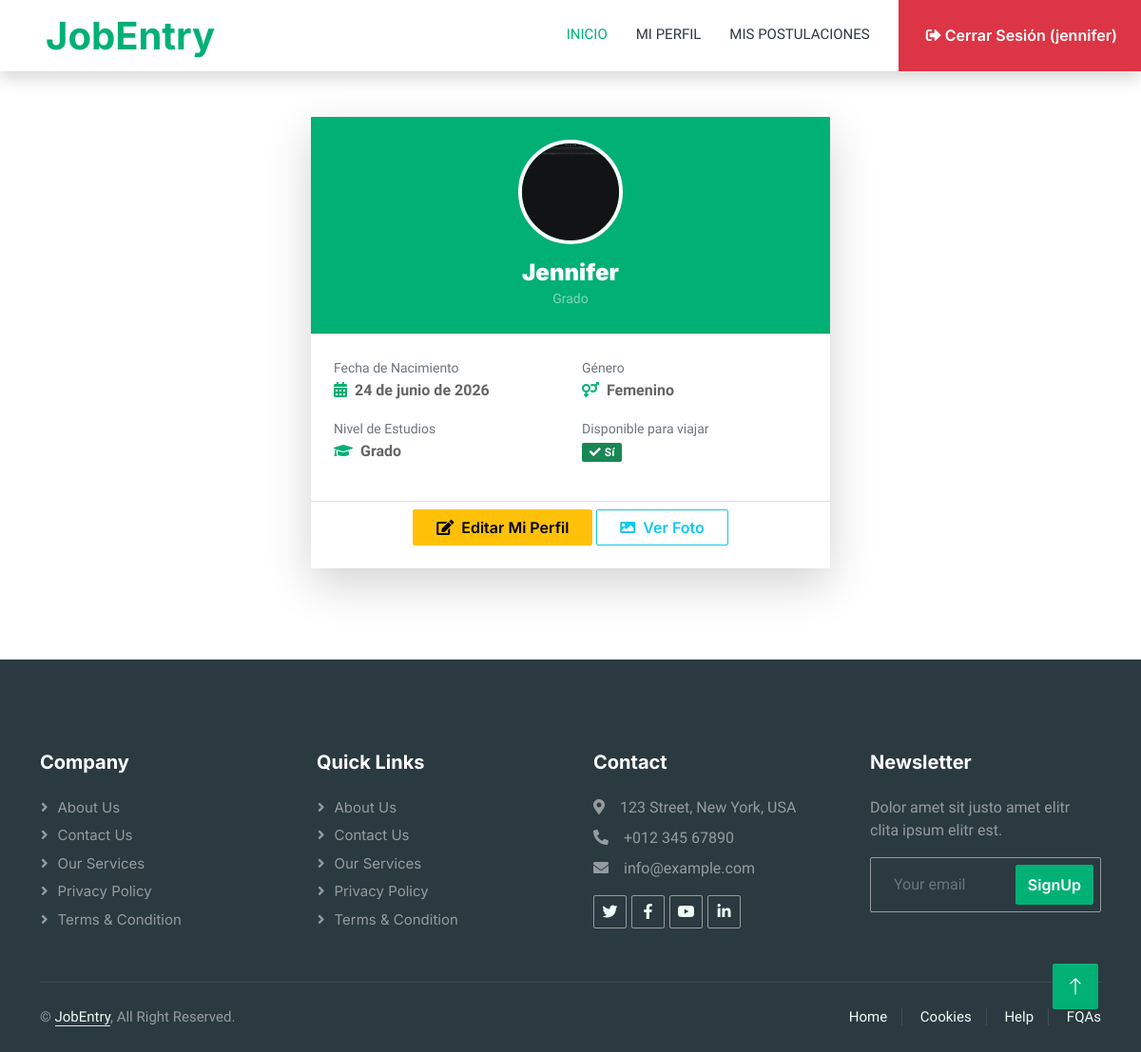
The app's page /listadoCandidatos/ (signed in) with its own data.
### empleo/models.py (models this page shows)
class Candidato(models.Model):
    GENERO_OPCIONES = [
        ('M', 'Masculino'),
        ('F', 'Femenino'),
        ('O', 'Otro'),
    ]
    NIVEL_ESTUDIOS_OPCIONES = [
        ('GRADO', 'Grado'),
        ('MASTER', 'Máster'),
        ('DOCTORADO', 'Doctorado'),
    ]
    usuario = models.OneToOneField(User, on_delete=models.CASCADE)
    foto = models.FileField(upload_to='empleo',null=True,blank=True)
    nombre_completo = models.CharField(max_length=150)
    fecha_nacimiento = models.DateField()
    genero = models.CharField(max_length=1, choices=GENERO_OPCIONES)
    nivel_estudios = models.CharField(max_length=10, choices=NIVEL_ESTUDIOS_OPCIONES)
    disponible_viajar = models.BooleanField(default=False)

### empleo/views.py (the view)
# urls.py: path('listadoCandidatos/', views.listadoCandidatos),
@login_required
def listadoCandidatos(request):
    if request.user.is_staff:
        candidatos = Candidato.objects.all()
    else:
        candidatos = Candidato.objects.filter(usuario=request.user)
    return render(request, 'listadoCandidatos.html', {'candidatos': candidatos})

### empleo/templates/listadoCandidatos.html
{% extends "./plantillaPrin.html" %}
{% block contenido %}
{% if user.is_staff %}
<center>
    <br>
    <h1><b>Candidatos Registrados</b>
        <a href="/nuevoCandidato/" class="btn btn-info">
            <i class="fas fa-plus-circle"></i> Agregar Nuevo
        </a>
    </h1>
    <hr>
</center>
<br>
<div class="row">
    <div class="col-md-1"></div>
    <div class="col-md-10">
        <table id="tbl_candidatos" class="table table-striped table-bordered">
            <thead>
                <tr>
                    <th>ID</th>
                    <th>FOTO</th>
                    <th>NOMBRE COMPLETO</th>
                    <th>FECHA NAC.</th>
                    <th>GÉNERO</th>
                    <th>NIVEL ESTUDIOS</th>
                    <th>DISPONIBLE VIAJAR</th>
                    <th>ACCIONES</th>
                </tr>
            </thead>
            <tbody>
                {% for c in candidatos %}
                <tr>
                    <td>{{ c.id }}</td>
                    <td class="text-center">
                        {% if c.foto %}
                            <a href="{{ c.foto.url }}" target="_blank">
                                <img src="{{ c.foto.url }}" style="height:40px; width:40px; border-radius:100px;">
                            </a>
                        {% else %}
                            <b>N/A</b>
                        {% endif %}
                    </td>
                    <td>{{ c.nombre_completo }}</td>
                    <td>{{ c.fecha_nacimiento }}</td>
                    <td>{{ c.get_genero_display }}</td>
                    <td>{{ c.get_nivel_estudios_display }}</td>
                    <td class="text-center">
                        {% if c.disponible_viajar %}
                            <span class="badge bg-success">Sí</span>
                        {% else %}
                            <span class="badge bg-secondary">No</span>
                        {% endif %}
                    </td>
                    <td>
                        <a href="/editarCandidato/{{ c.id }}/" class="btn btn-outline-warning btn-sm" title="Editar">
                            <i class="fas fa-edit"></i>
                        </a>
                        <a href="/eliminarCandidato/{{ c.id }}/" class="btn btn-outline-danger btn-sm" title="Eliminar"
                            onclick="confirmarEliminacion(event, this.href)">
                            <i class="fas fa-trash"></i>
                        </a>
                        {% if c.foto %}
                            <a title="Ver Foto" class="btn btn-outline-info btn-sm" href="{{ c.foto.url }}" target="_blank">
                                <i class="fas fa-image"></i>
                            </a>
                        {% else %}
                            <a title="No hay foto" class="disabled btn btn-outline-info btn-sm" href="javascript:void(0)">
                                <i class="fas fa-image"></i>
                            </a>
                        {% endif %}
                    </td>
                </tr>
                {% endfor %}
            </tbody>
        </table>
    </div>
</div>
<script>
    let table = new DataTable('#tbl_candidatos');
</script>
{% else %}
{% for c in candidatos %}
<div class="container py-5">
    <div class="row justify-content-center">
        <div class="col-md-6">
            <div class="card shadow-lg border-0 rounded-4">
                <div class="card-header text-center bg-primary rounded-top-4 py-4">
                    {% if c.foto %}
                        <img src="{{ c.foto.url }}"
                            style="width:110px; height:110px; border-radius:50%; border: 4px solid white; object-fit:cover;">
                    {% else %}
                        <div style="width:110px; height:110px; border-radius:50%; background:#ccc; border: 4px solid white; display:inline-flex; align-items:center; justify-content:center; font-size:50px; color:#fff;">
                            <i class="fas fa-user"></i>
                        </div>
                    {% endif %}
                    <h4 class="text-white mt-3 mb-0"><b>{{ c.nombre_completo }}</b></h4>
                    <small class="text-white-50">{{ c.get_nivel_estudios_display }}</small>
                </div>
                <div class="card-body px-4 py-4">
                    <div class="row mb-3">
                        <div class="col-6">
                            <small class="text-muted">Fecha de Nacimiento</small>
                            <p class="mb-0 fw-bold"><i class="fas fa-calendar-alt text-primary me-2"></i>{{ c.fecha_nacimiento }}</p>
                        </div>
                        <div class="col-6">
                            <small class="text-muted">Género</small>
                            <p class="mb-0 fw-bold"><i class="fas fa-venus-mars text-primary me-2"></i>{{ c.get_genero_display }}</p>
                        </div>
                    </div>
                    <div class="row mb-3">
                        <div class="col-6">
                            <small class="text-muted">Nivel de Estudios</small>
                            <p class="mb-0 fw-bold"><i class="fas fa-graduation-cap text-primary me-2"></i>{{ c.get_nivel_estudios_display }}</p>
                        </div>
                        <div class="col-6">
                            <small class="text-muted">Disponible para viajar</small>
                            <p class="mb-0 fw-bold">
                                {% if c.disponible_viajar %}
                                    <span class="badge bg-success"><i class="fas fa-check me-1"></i>Sí</span>
                                {% else %}
                                    <span class="badge bg-secondary"><i class="fas fa-times me-1"></i>No</span>
                                {% endif %}
                            </p>
                        </div>
                    </div>
                </div>
                <div class="card-footer text-center bg-white rounded-bottom-4 pb-4">
                    <a href="/editarCandidato/{{ c.id }}/" class="btn btn-warning px-4">
                        <i class="fas fa-edit me-2"></i>Editar Mi Perfil
                    </a>
                    {% if c.foto %}
                        <a href="{{ c.foto.url }}" target="_blank" class="btn btn-outline-info px-4">
                            <i class="fas fa-image me-2"></i>Ver Foto
                        </a>
                    {% endif %}
                </div>
            </div>
        </div>
    </div>
</div>
{% endfor %}
{% endif %}
{% endblock %}

### empleo/templates/plantillaPrin.html (shortened to what this page needs)
{% load static %}
<!DOCTYPE html>
<html lang="en">
<head>
    <link href="https://cdnjs.cloudflare.com/ajax/libs/font-awesome/5.10.0/css/all.min.css" rel="stylesheet">
    <link href="https://cdn.jsdelivr.net/npm/bootstrap-icons@1.4.1/font/bootstrap-icons.css" rel="stylesheet">
    <link href="{% static 'lib/animate/animate.min.css' %}" rel="stylesheet">
    <link href="{% static 'lib/owlcarousel/assets/owl.carousel.min.css' %}" rel="stylesheet">
    <link href="{% static 'css/bootstrap.min.css' %}" rel="stylesheet">
    <link href="{% static 'css/style.css' %}" rel="stylesheet">
    <link rel="stylesheet" href="https://cdn.datatables.net/2.3.8/css/dataTables.dataTables.min.css">
    <link rel="stylesheet" href="https://cdnjs.cloudflare.com/ajax/libs/bootstrap-fileinput/5.5.4/css/fileinput.min.css">
</head>
<body>
    <div class="container-xxl bg-white p-0">
        <nav class="navbar navbar-expand-lg bg-white navbar-light shadow sticky-top p-0">
            <a href="/" class="navbar-brand d-flex align-items-center text-center py-0 px-4 px-lg-5">
                <h1 class="m-0 text-primary">JobEntry</h1>
            </a>
            <div class="collapse navbar-collapse" id="navbarCollapse">
                <div class="navbar-nav ms-auto p-4 p-lg-0">
                    <a href="/" class="nav-item nav-link active">Inicio</a>
                    {% if user.is_authenticated %}
                        {% if user.is_staff %}
                            <a href="/listadoCandidatos/" class="nav-item nav-link">Candidatos</a>
                            <a href="/listadoPostulaciones/" class="nav-item nav-link">Postulaciones</a>
                            <a href="/reporteVacantes/" class="nav-item nav-link">Reporte</a>
                        {% else %}
                            <a href="/listadoCandidatos/" class="nav-item nav-link">Mi Perfil</a>
                            <a href="/listadoPostulaciones/" class="nav-item nav-link">Mis Postulaciones</a>
                        {% endif %}
                        <a href="/cerrarSesion/" class="btn btn-danger rounded-0 py-4 px-lg-4 d-none d-lg-block">
                            <i class="fa fa-sign-out-alt ms-1"></i> Cerrar Sesión ({{ user.username }})
                        </a>
                    {% else %}
                        <a href="/login/" class="nav-item nav-link">Iniciar Sesión</a>
                        <a href="/nuevoCandidato/" class="btn btn-primary rounded-0 py-4 px-lg-5 d-none d-lg-block">
                            Registrarse <i class="fa fa-arrow-right ms-3"></i>
                        </a>
                    {% endif %}
                </div>
            </div>
        </nav>
        {% block contenido %}
        {% endblock %}
        <div class="container-fluid bg-dark text-white-50 footer pt-5 mt-5 wow fadeIn" data-wow-delay="0.1s">
            <div class="container py-5">
                <div class="row g-5">
                    <div class="col-lg-3 col-md-6">
                        <h5 class="text-white mb-4">Company</h5>
                        <a class="btn btn-link text-white-50" href="">About Us</a>
                        <a class="btn btn-link text-white-50" href="">Contact Us</a>
                        <a class="btn btn-link text-white-50" href="">Our Services</a>
                        <a class="btn btn-link text-white-50" href="">Privacy Policy</a>
                        <a class="btn btn-link text-white-50" href="">Terms & Condition</a>
                    </div>
                    <div class="col-lg-3 col-md-6">
                        <h5 class="text-white mb-4">Quick Links</h5>
                        <a class="btn btn-link text-white-50" href="">About Us</a>
                        <a class="btn btn-link text-white-50" href="">Contact Us</a>
                        <a class="btn btn-link text-white-50" href="">Our Services</a>
                        <a class="btn btn-link text-white-50" href="">Privacy Policy</a>
                        <a class="btn btn-link text-white-50" href="">Terms & Condition</a>
                    </div>
                    <div class="col-lg-3 col-md-6">
                        <h5 class="text-white mb-4">Contact</h5>
                        <p class="mb-2"><i class="fa fa-map-marker-alt me-3"></i>123 Street, New York, USA</p>
                        <p class="mb-2"><i class="fa fa-phone-alt me-3"></i>+012 345 67890</p>
                        <p class="mb-2"><i class="fa fa-envelope me-3"></i>info@example.com</p>
                        <div class="d-flex pt-2">
                            <a class="btn btn-outline-light btn-social" href=""><i class="fab fa-twitter"></i></a>
                            <a class="btn btn-outline-light btn-social" href=""><i class="fab fa-facebook-f"></i></a>
                            <a class="btn btn-outline-light btn-social" href=""><i class="fab fa-youtube"></i></a>
                            <a class="btn btn-outline-light btn-social" href=""><i class="fab fa-linkedin-in"></i></a>
                        </div>
                    </div>
                    <div class="col-lg-3 col-md-6">
                        <h5 class="text-white mb-4">Newsletter</h5>
                        <p>Dolor amet sit justo amet elitr clita ipsum elitr est.</p>
                        <div class="position-relative mx-auto" style="max-width: 400px;">
                            <input class="form-control bg-transparent w-100 py-3 ps-4 pe-5" type="text" placeholder="Your email">
                            <button type="button" class="btn btn-primary py-2 position-absolute top-0 end-0 mt-2 me-2">SignUp</button>
                        </div>
                    </div>
                </div>
            </div>
            <div class="container">
                <div class="copyright">
                    <div class="row">
                        <div class="col-md-6 text-center text-md-start mb-3 mb-md-0">
                            &copy; <a class="border-bottom" href="#">JobEntry</a>, All Right Reserved.
                        </div>
                        <div class="col-md-6 text-center text-md-end">
                            <div class="footer-menu">
                                <a href="">Home</a>
                                <a href="">Cookies</a>
                                <a href="">Help</a>
                                <a href="">FQAs</a>
                            </div>
                        </div>
                    </div>
                </div>
            </div>
        </div>
        <a href="#" class="btn btn-lg btn-primary btn-lg-square back-to-top"><i class="bi bi-arrow-up"></i></a>
    </div>
</body>
</html>

### portalEmpleosJJ/static/css/style.css (style rules this page uses)
:root { --primary: #00B074; --secondary: #2B9BFF; --light: #EFFDF5; --dark: #2B3940; }
.back-to-top { position: fixed; display: none; right: 45px; bottom: 45px; z-index: 99; }
.btn { font-family: 'Inter', sans-serif; font-weight: 600; transition: .5s; }
.btn.btn-primary, .btn.btn-secondary { color: #FFFFFF; }
.btn-lg-square { width: 48px; height: 48px; }
.btn-square, .btn-sm-square, .btn-lg-square { padding: 0; display: flex; align-items: center; justify-content: center; font-weight: normal; border-radius: 2px; }
.navbar-dark .navbar-nav .nav-link, .navbar-light .navbar-nav .nav-link { margin-right: 30px; padding: 25px 0; color: #FFFFFF; font-size: 15px; text-transform: uppercase; outline: none; }
.navbar-dark .navbar-nav .nav-link:hover, .navbar-dark .navbar-nav .nav-link.active, .navbar-light .navbar-nav .nav-link:hover, .navbar-light .navbar-nav .nav-link.active { color: var(--primary); }
.navbar-light .navbar-brand, .navbar-light a.btn { height: 75px; }
.navbar-light .navbar-nav .nav-link { color: var(--dark); font-weight: 500; }
.navbar-light.sticky-top { top: -100px; transition: .5s; }
.footer .btn.btn-social { margin-right: 5px; width: 35px; height: 35px; display: flex; align-items: center; justify-content: center; color: var(--light); border: 1px solid rgba(255,255,255,0.5); border-radius: 2px; transition: .3s; }
.footer .btn.btn-link { display: block; margin-bottom: 5px; padding: 0; text-align: left; font-size: 15px; font-weight: normal; text-transform: capitalize; transition: .3s; }
.footer .btn.btn-link::before { position: relative; content: "\f105"; font-family: "Font Awesome 5 Free"; font-weight: 900; margin-right: 10px; }
.footer .form-control { border-color: rgba(255,255,255,0.5); }
.footer .copyright { padding: 25px 0; font-size: 15px; border-top: 1px solid rgba(256, 256, 256, .1); }
.footer .copyright a { color: var(--light); }
.footer .footer-menu a { margin-right: 15px; padding-right: 15px; border-right: 1px solid rgba(255, 255, 255, .1); }
.footer .footer-menu a:last-child { margin-right: 0; padding-right: 0; border-right: none; }

### records on screen
Candidato: foto (picture), nombre_completo "Jennifer", nivel_estudios "Grado", fecha_nacimiento "24 de junio de 2026", genero "Femenino", disponible_viajar True (drawn)

### other values on screen
{{ user.username }} "jennifer"
